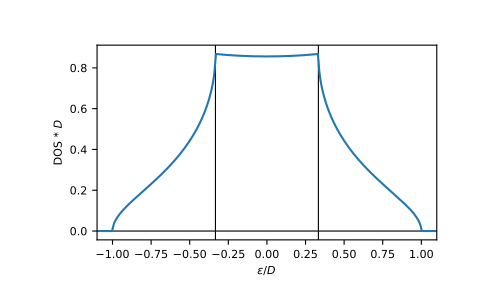

The Python source for this figure:
eps = np.linspace(-1.1, 1.1, num=501)
dos = gt.lattice.sc.dos(eps)

import matplotlib.pyplot as plt
_ = plt.axhline(0, color="black", linewidth=0.8)
_ = plt.axvline(-1/3, color="black", linewidth=0.8)
_ = plt.axvline(+1/3, color="black", linewidth=0.8)
_ = plt.plot(eps, dos)
_ = plt.xlabel(r"$\epsilon/D$")
_ = plt.ylabel(r"DOS * $D$")
_ = plt.xlim(left=eps.min(), right=eps.max())
plt.show()
